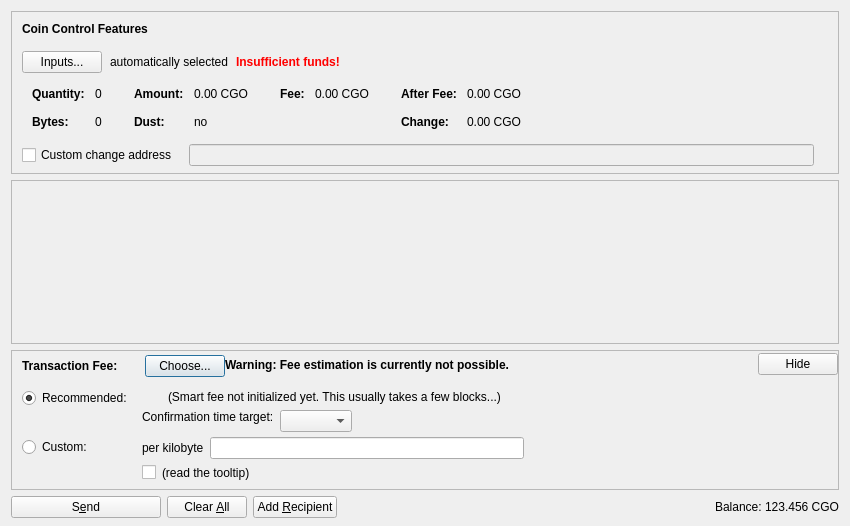
<?xml version="1.0" encoding="UTF-8"?>
<ui version="4.0">
 <class>SendCoinsDialog</class>
 <widget class="QDialog" name="SendCoinsDialog">
  <property name="geometry">
   <rect>
    <x>0</x>
    <y>0</y>
    <width>850</width>
    <height>526</height>
   </rect>
  </property>
  <property name="windowTitle">
   <string>Send Coins</string>
  </property>
  <layout class="QVBoxLayout" name="verticalLayout" stretch="0,1,0,0">
   <property name="bottomMargin">
    <number>8</number>
   </property>
   <item>
    <widget class="QFrame" name="frameCoinControl">
     <property name="sizePolicy">
      <sizepolicy hsizetype="Expanding" vsizetype="Expanding">
       <horstretch>0</horstretch>
       <verstretch>0</verstretch>
      </sizepolicy>
     </property>
     <property name="maximumSize">
      <size>
       <width>16777215</width>
       <height>16777215</height>
      </size>
     </property>
     <property name="frameShape">
      <enum>QFrame::StyledPanel</enum>
     </property>
     <property name="frameShadow">
      <enum>QFrame::Sunken</enum>
     </property>
     <layout class="QVBoxLayout" name="verticalLayoutCoinControl2">
      <property name="spacing">
       <number>0</number>
      </property>
      <property name="leftMargin">
       <number>0</number>
      </property>
      <property name="topMargin">
       <number>0</number>
      </property>
      <property name="rightMargin">
       <number>0</number>
      </property>
      <property name="bottomMargin">
       <number>6</number>
      </property>
      <item>
       <layout class="QVBoxLayout" name="verticalLayoutCoinControl" stretch="0,0,0,0,1">
        <property name="spacing">
         <number>0</number>
        </property>
        <property name="leftMargin">
         <number>10</number>
        </property>
        <property name="topMargin">
         <number>10</number>
        </property>
        <item>
         <layout class="QHBoxLayout" name="horizontalLayoutCoinControl1">
          <property name="bottomMargin">
           <number>15</number>
          </property>
          <item>
           <widget class="QLabel" name="labelCoinControlFeatures">
            <property name="sizePolicy">
             <sizepolicy hsizetype="Preferred" vsizetype="Maximum">
              <horstretch>0</horstretch>
              <verstretch>0</verstretch>
             </sizepolicy>
            </property>
            <property name="font">
             <font>
              <weight>75</weight>
              <bold>true</bold>
             </font>
            </property>
            <property name="styleSheet">
             <string notr="true">font-weight:bold;</string>
            </property>
            <property name="text">
             <string>Coin Control Features</string>
            </property>
           </widget>
          </item>
         </layout>
        </item>
        <item>
         <layout class="QHBoxLayout" name="horizontalLayoutCoinControl2" stretch="0,0,0,0">
          <property name="spacing">
           <number>8</number>
          </property>
          <property name="bottomMargin">
           <number>10</number>
          </property>
          <item>
           <widget class="QPushButton" name="pushButtonCoinControl">
            <property name="styleSheet">
             <string notr="true"/>
            </property>
            <property name="text">
             <string>Inputs...</string>
            </property>
            <property name="autoDefault">
             <bool>false</bool>
            </property>
           </widget>
          </item>
          <item>
           <widget class="QLabel" name="labelCoinControlAutomaticallySelected">
            <property name="text">
             <string>automatically selected</string>
            </property>
            <property name="margin">
             <number>5</number>
            </property>
           </widget>
          </item>
          <item>
           <widget class="QLabel" name="labelCoinControlInsuffFunds">
            <property name="font">
             <font>
              <weight>75</weight>
              <bold>true</bold>
             </font>
            </property>
            <property name="styleSheet">
             <string notr="true">color:red;font-weight:bold;</string>
            </property>
            <property name="text">
             <string>Insufficient funds!</string>
            </property>
            <property name="margin">
             <number>5</number>
            </property>
           </widget>
          </item>
          <item>
           <spacer name="horizontalSpacerCoinControl">
            <property name="orientation">
             <enum>Qt::Horizontal</enum>
            </property>
            <property name="sizeHint" stdset="0">
             <size>
              <width>40</width>
              <height>1</height>
             </size>
            </property>
           </spacer>
          </item>
         </layout>
        </item>
        <item>
         <widget class="QWidget" name="widgetCoinControl" native="true">
          <property name="sizePolicy">
           <sizepolicy hsizetype="Preferred" vsizetype="Preferred">
            <horstretch>0</horstretch>
            <verstretch>0</verstretch>
           </sizepolicy>
          </property>
          <property name="minimumSize">
           <size>
            <width>0</width>
            <height>0</height>
           </size>
          </property>
          <property name="styleSheet">
           <string notr="true"/>
          </property>
          <layout class="QHBoxLayout" name="horizontalLayoutCoinControl5">
           <property name="leftMargin">
            <number>0</number>
           </property>
           <property name="topMargin">
            <number>0</number>
           </property>
           <property name="rightMargin">
            <number>0</number>
           </property>
           <property name="bottomMargin">
            <number>0</number>
           </property>
           <item>
            <layout class="QHBoxLayout" name="horizontalLayoutCoinControl3" stretch="0,0,0,1">
             <property name="spacing">
              <number>20</number>
             </property>
             <property name="topMargin">
              <number>0</number>
             </property>
             <property name="bottomMargin">
              <number>10</number>
             </property>
             <item>
              <layout class="QFormLayout" name="formLayoutCoinControl1">
               <property name="horizontalSpacing">
                <number>10</number>
               </property>
               <property name="verticalSpacing">
                <number>14</number>
               </property>
               <property name="leftMargin">
                <number>10</number>
               </property>
               <property name="topMargin">
                <number>4</number>
               </property>
               <property name="rightMargin">
                <number>6</number>
               </property>
               <item row="0" column="0">
                <widget class="QLabel" name="labelCoinControlQuantityText">
                 <property name="font">
                  <font>
                   <weight>75</weight>
                   <bold>true</bold>
                  </font>
                 </property>
                 <property name="text">
                  <string>Quantity:</string>
                 </property>
                 <property name="margin">
                  <number>0</number>
                 </property>
                </widget>
               </item>
               <item row="0" column="1">
                <widget class="QLabel" name="labelCoinControlQuantity">
                 <property name="cursor">
                  <cursorShape>IBeamCursor</cursorShape>
                 </property>
                 <property name="contextMenuPolicy">
                  <enum>Qt::ActionsContextMenu</enum>
                 </property>
                 <property name="text">
                  <string notr="true">0</string>
                 </property>
                 <property name="margin">
                  <number>0</number>
                 </property>
                 <property name="textInteractionFlags">
                  <set>Qt::LinksAccessibleByMouse|Qt::TextSelectableByKeyboard|Qt::TextSelectableByMouse</set>
                 </property>
                </widget>
               </item>
               <item row="1" column="0">
                <widget class="QLabel" name="labelCoinControlBytesText">
                 <property name="font">
                  <font>
                   <weight>75</weight>
                   <bold>true</bold>
                  </font>
                 </property>
                 <property name="text">
                  <string>Bytes:</string>
                 </property>
                </widget>
               </item>
               <item row="1" column="1">
                <widget class="QLabel" name="labelCoinControlBytes">
                 <property name="cursor">
                  <cursorShape>IBeamCursor</cursorShape>
                 </property>
                 <property name="contextMenuPolicy">
                  <enum>Qt::ActionsContextMenu</enum>
                 </property>
                 <property name="text">
                  <string notr="true">0</string>
                 </property>
                 <property name="textInteractionFlags">
                  <set>Qt::LinksAccessibleByMouse|Qt::TextSelectableByKeyboard|Qt::TextSelectableByMouse</set>
                 </property>
                </widget>
               </item>
              </layout>
             </item>
             <item>
              <layout class="QFormLayout" name="formLayoutCoinControl2">
               <property name="horizontalSpacing">
                <number>10</number>
               </property>
               <property name="verticalSpacing">
                <number>14</number>
               </property>
               <property name="leftMargin">
                <number>6</number>
               </property>
               <property name="topMargin">
                <number>4</number>
               </property>
               <property name="rightMargin">
                <number>6</number>
               </property>
               <item row="0" column="0">
                <widget class="QLabel" name="labelCoinControlAmountText">
                 <property name="font">
                  <font>
                   <weight>75</weight>
                   <bold>true</bold>
                  </font>
                 </property>
                 <property name="text">
                  <string>Amount:</string>
                 </property>
                 <property name="margin">
                  <number>0</number>
                 </property>
                </widget>
               </item>
               <item row="0" column="1">
                <widget class="QLabel" name="labelCoinControlAmount">
                 <property name="cursor">
                  <cursorShape>IBeamCursor</cursorShape>
                 </property>
                 <property name="contextMenuPolicy">
                  <enum>Qt::ActionsContextMenu</enum>
                 </property>
                 <property name="text">
                  <string notr="true">0.00 CGO</string>
                 </property>
                 <property name="textInteractionFlags">
                  <set>Qt::LinksAccessibleByMouse|Qt::TextSelectableByKeyboard|Qt::TextSelectableByMouse</set>
                 </property>
                </widget>
               </item>
               <item row="1" column="0">
                <widget class="QLabel" name="labelCoinControlLowOutputText">
                 <property name="font">
                  <font>
                   <weight>75</weight>
                   <bold>true</bold>
                  </font>
                 </property>
                 <property name="text">
                  <string>Dust:</string>
                 </property>
                </widget>
               </item>
               <item row="1" column="1">
                <widget class="QLabel" name="labelCoinControlLowOutput">
                 <property name="cursor">
                  <cursorShape>IBeamCursor</cursorShape>
                 </property>
                 <property name="contextMenuPolicy">
                  <enum>Qt::ActionsContextMenu</enum>
                 </property>
                 <property name="text">
                  <string notr="true">no</string>
                 </property>
                 <property name="textInteractionFlags">
                  <set>Qt::LinksAccessibleByMouse|Qt::TextSelectableByKeyboard|Qt::TextSelectableByMouse</set>
                 </property>
                </widget>
               </item>
              </layout>
             </item>
             <item>
              <layout class="QFormLayout" name="formLayoutCoinControl3">
               <property name="horizontalSpacing">
                <number>10</number>
               </property>
               <property name="verticalSpacing">
                <number>14</number>
               </property>
               <property name="leftMargin">
                <number>6</number>
               </property>
               <property name="topMargin">
                <number>4</number>
               </property>
               <property name="rightMargin">
                <number>6</number>
               </property>
               <item row="0" column="0">
                <widget class="QLabel" name="labelCoinControlFeeText">
                 <property name="font">
                  <font>
                   <weight>75</weight>
                   <bold>true</bold>
                  </font>
                 </property>
                 <property name="text">
                  <string>Fee:</string>
                 </property>
                 <property name="margin">
                  <number>0</number>
                 </property>
                </widget>
               </item>
               <item row="0" column="1">
                <widget class="QLabel" name="labelCoinControlFee">
                 <property name="cursor">
                  <cursorShape>IBeamCursor</cursorShape>
                 </property>
                 <property name="contextMenuPolicy">
                  <enum>Qt::ActionsContextMenu</enum>
                 </property>
                 <property name="text">
                  <string notr="true">0.00 CGO</string>
                 </property>
                 <property name="textInteractionFlags">
                  <set>Qt::LinksAccessibleByMouse|Qt::TextSelectableByKeyboard|Qt::TextSelectableByMouse</set>
                 </property>
                </widget>
               </item>
              </layout>
             </item>
             <item>
              <layout class="QFormLayout" name="formLayoutCoinControl4">
               <property name="horizontalSpacing">
                <number>10</number>
               </property>
               <property name="verticalSpacing">
                <number>14</number>
               </property>
               <property name="leftMargin">
                <number>6</number>
               </property>
               <property name="topMargin">
                <number>4</number>
               </property>
               <property name="rightMargin">
                <number>6</number>
               </property>
               <item row="0" column="0">
                <widget class="QLabel" name="labelCoinControlAfterFeeText">
                 <property name="font">
                  <font>
                   <weight>75</weight>
                   <bold>true</bold>
                  </font>
                 </property>
                 <property name="text">
                  <string>After Fee:</string>
                 </property>
                 <property name="margin">
                  <number>0</number>
                 </property>
                </widget>
               </item>
               <item row="0" column="1">
                <widget class="QLabel" name="labelCoinControlAfterFee">
                 <property name="cursor">
                  <cursorShape>IBeamCursor</cursorShape>
                 </property>
                 <property name="contextMenuPolicy">
                  <enum>Qt::ActionsContextMenu</enum>
                 </property>
                 <property name="text">
                  <string notr="true">0.00 CGO</string>
                 </property>
                 <property name="textInteractionFlags">
                  <set>Qt::LinksAccessibleByMouse|Qt::TextSelectableByKeyboard|Qt::TextSelectableByMouse</set>
                 </property>
                </widget>
               </item>
               <item row="1" column="0">
                <widget class="QLabel" name="labelCoinControlChangeText">
                 <property name="font">
                  <font>
                   <weight>75</weight>
                   <bold>true</bold>
                  </font>
                 </property>
                 <property name="text">
                  <string>Change:</string>
                 </property>
                </widget>
               </item>
               <item row="1" column="1">
                <widget class="QLabel" name="labelCoinControlChange">
                 <property name="cursor">
                  <cursorShape>IBeamCursor</cursorShape>
                 </property>
                 <property name="contextMenuPolicy">
                  <enum>Qt::ActionsContextMenu</enum>
                 </property>
                 <property name="text">
                  <string notr="true">0.00 CGO</string>
                 </property>
                 <property name="textInteractionFlags">
                  <set>Qt::LinksAccessibleByMouse|Qt::TextSelectableByKeyboard|Qt::TextSelectableByMouse</set>
                 </property>
                </widget>
               </item>
              </layout>
             </item>
            </layout>
           </item>
          </layout>
         </widget>
        </item>
        <item>
         <layout class="QHBoxLayout" name="horizontalLayoutCoinControl4" stretch="0,0,0">
          <property name="spacing">
           <number>12</number>
          </property>
          <property name="sizeConstraint">
           <enum>QLayout::SetDefaultConstraint</enum>
          </property>
          <property name="topMargin">
           <number>5</number>
          </property>
          <property name="rightMargin">
           <number>5</number>
          </property>
          <item>
           <widget class="QCheckBox" name="checkBoxCoinControlChange">
            <property name="toolTip">
             <string>If this is activated, but the change address is empty or invalid, change will be sent to a newly generated address.</string>
            </property>
            <property name="text">
             <string>Custom change address</string>
            </property>
           </widget>
          </item>
          <item>
           <widget class="QValidatedLineEdit" name="lineEditCoinControlChange">
            <property name="enabled">
             <bool>false</bool>
            </property>
            <property name="sizePolicy">
             <sizepolicy hsizetype="Expanding" vsizetype="Fixed">
              <horstretch>0</horstretch>
              <verstretch>0</verstretch>
             </sizepolicy>
            </property>
           </widget>
          </item>
          <item>
           <widget class="QLabel" name="labelCoinControlChangeLabel">
            <property name="sizePolicy">
             <sizepolicy hsizetype="Preferred" vsizetype="Expanding">
              <horstretch>0</horstretch>
              <verstretch>0</verstretch>
             </sizepolicy>
            </property>
            <property name="minimumSize">
             <size>
              <width>0</width>
              <height>0</height>
             </size>
            </property>
            <property name="text">
             <string/>
            </property>
            <property name="margin">
             <number>3</number>
            </property>
           </widget>
          </item>
         </layout>
        </item>
        <item>
         <spacer name="verticalSpacerCoinControl">
          <property name="orientation">
           <enum>Qt::Vertical</enum>
          </property>
          <property name="sizeHint" stdset="0">
           <size>
            <width>800</width>
            <height>1</height>
           </size>
          </property>
         </spacer>
        </item>
       </layout>
      </item>
     </layout>
    </widget>
   </item>
   <item>
    <widget class="QScrollArea" name="scrollArea">
     <property name="widgetResizable">
      <bool>true</bool>
     </property>
     <widget class="QWidget" name="scrollAreaWidgetContents">
      <property name="geometry">
       <rect>
        <x>0</x>
        <y>0</y>
        <width>830</width>
        <height>104</height>
       </rect>
      </property>
      <layout class="QVBoxLayout" name="verticalLayout_2" stretch="0,1">
       <property name="leftMargin">
        <number>0</number>
       </property>
       <property name="topMargin">
        <number>0</number>
       </property>
       <property name="rightMargin">
        <number>0</number>
       </property>
       <property name="bottomMargin">
        <number>0</number>
       </property>
       <item>
        <layout class="QVBoxLayout" name="entries">
         <property name="spacing">
          <number>6</number>
         </property>
        </layout>
       </item>
       <item>
        <spacer name="verticalSpacer">
         <property name="orientation">
          <enum>Qt::Vertical</enum>
         </property>
         <property name="sizeHint" stdset="0">
          <size>
           <width>20</width>
           <height>40</height>
          </size>
         </property>
        </spacer>
       </item>
      </layout>
     </widget>
    </widget>
   </item>
   <item>
    <widget class="QFrame" name="frameFee">
     <property name="sizePolicy">
      <sizepolicy hsizetype="Expanding" vsizetype="Expanding">
       <horstretch>0</horstretch>
       <verstretch>0</verstretch>
      </sizepolicy>
     </property>
     <property name="maximumSize">
      <size>
       <width>16777215</width>
       <height>16777215</height>
      </size>
     </property>
     <property name="frameShape">
      <enum>QFrame::StyledPanel</enum>
     </property>
     <property name="frameShadow">
      <enum>QFrame::Sunken</enum>
     </property>
     <layout class="QVBoxLayout" name="verticalLayoutFee1">
      <property name="spacing">
       <number>0</number>
      </property>
      <property name="leftMargin">
       <number>0</number>
      </property>
      <property name="topMargin">
       <number>0</number>
      </property>
      <property name="rightMargin">
       <number>0</number>
      </property>
      <property name="bottomMargin">
       <number>0</number>
      </property>
      <item>
       <layout class="QVBoxLayout" name="verticalLayoutFee2" stretch="0,0,0">
        <property name="spacing">
         <number>0</number>
        </property>
        <property name="leftMargin">
         <number>10</number>
        </property>
        <property name="topMargin">
         <number>0</number>
        </property>
        <item>
         <layout class="QHBoxLayout" name="horizontalLayoutFee1">
          <property name="bottomMargin">
           <number>0</number>
          </property>
          <item>
           <layout class="QVBoxLayout" name="verticalLayoutFee7">
            <property name="spacing">
             <number>0</number>
            </property>
            <item>
             <spacer name="verticalSpacerSmartFee">
              <property name="orientation">
               <enum>Qt::Vertical</enum>
              </property>
              <property name="sizeType">
               <enum>QSizePolicy::Fixed</enum>
              </property>
              <property name="sizeHint" stdset="0">
               <size>
                <width>1</width>
                <height>4</height>
               </size>
              </property>
             </spacer>
            </item>
            <item>
             <layout class="QHBoxLayout" name="horizontalLayoutSmartFee">
              <property name="spacing">
               <number>10</number>
              </property>
              <item>
               <widget class="QLabel" name="labelFeeHeadline">
                <property name="sizePolicy">
                 <sizepolicy hsizetype="Preferred" vsizetype="Maximum">
                  <horstretch>0</horstretch>
                  <verstretch>0</verstretch>
                 </sizepolicy>
                </property>
                <property name="font">
                 <font>
                  <weight>75</weight>
                  <bold>true</bold>
                 </font>
                </property>
                <property name="styleSheet">
                 <string notr="true">font-weight:bold;</string>
                </property>
                <property name="text">
                 <string>Transaction Fee:</string>
                </property>
               </widget>
              </item>
              <item>
               <widget class="QLabel" name="labelFeeMinimized">
                <property name="text">
                 <string/>
                </property>
               </widget>
              </item>
              <item>
               <widget class="QPushButton" name="buttonChooseFee">
                <property name="text">
                 <string>Choose...</string>
                </property>
               </widget>
              </item>
             </layout>
            </item>
            <item>
             <spacer name="verticalSpacer_5">
              <property name="orientation">
               <enum>Qt::Vertical</enum>
              </property>
              <property name="sizeHint" stdset="0">
               <size>
                <width>1</width>
                <height>1</height>
               </size>
              </property>
             </spacer>
            </item>
           </layout>
          </item>
          <item>
           <widget class="QLabel" name="fallbackFeeWarningLabel">
            <property name="toolTip">
             <string>Using the fallbackfee can result in sending a transaction that will take several hours or days (or never) to confirm. Consider choosing your fee manually or wait until you have validated the complete chain.</string>
            </property>
            <property name="font">
            <font>
                <weight>75</weight>
                <bold>true</bold>
            </font>
            </property>
            <property name="text">
             <string>Warning: Fee estimation is currently not possible.</string>
            </property>
            <property name="wordWrap">
             <bool>false</bool>
            </property>
           </widget>
          </item>
          <item>
           <spacer name="horizontalSpacer_4">
            <property name="orientation">
             <enum>Qt::Horizontal</enum>
            </property>
            <property name="sizeType">
             <enum>QSizePolicy::MinimumExpanding</enum>
            </property>
            <property name="sizeHint" stdset="0">
             <size>
              <width>40</width>
              <height>20</height>
             </size>
            </property>
           </spacer>
          </item>
          <item>
           <widget class="QPushButton" name="buttonMinimizeFee">
            <property name="toolTip">
             <string>collapse fee-settings</string>
            </property>
            <property name="text">
             <string>Hide</string>
            </property>
           </widget>
          </item>
         </layout>
        </item>
        <item>
         <widget class="QFrame" name="frameFeeSelection">
          <layout class="QVBoxLayout" name="verticalLayoutFee12">
           <property name="spacing">
            <number>0</number>
           </property>
           <property name="leftMargin">
            <number>0</number>
           </property>
           <property name="topMargin">
            <number>0</number>
           </property>
           <property name="rightMargin">
            <number>0</number>
           </property>
           <property name="bottomMargin">
            <number>0</number>
           </property>
           <item>
            <layout class="QGridLayout" name="gridLayoutFee">
             <property name="topMargin">
              <number>10</number>
             </property>
             <property name="bottomMargin">
              <number>4</number>
             </property>
             <property name="horizontalSpacing">
              <number>10</number>
             </property>
             <property name="verticalSpacing">
              <number>4</number>
             </property>
             <item row="1" column="1">
              <layout class="QVBoxLayout" name="verticalLayoutFee8">
               <property name="spacing">
                <number>6</number>
               </property>
               <item>
                <layout class="QHBoxLayout" name="horizontalLayoutFee13">
                 <item>
                  <widget class="QLabel" name="labelCustomPerKilobyte">
                   <property name="toolTip">
                    <string>If the custom fee is set to 1000 satoshis and the transaction is only 250 bytes, then &quot;per kilobyte&quot; only pays 250 satoshis in fee, while &quot;total at least&quot; pays 1000 satoshis. For transactions bigger than a kilobyte both pay by kilobyte.</string>
                   </property>
                   <property name="text">
                    <string>per kilobyte</string>
                   </property>
                  </widget>
                 </item>
                 <item>
                  <widget class="BitcoinAmountField" name="customFee"/>
                 </item>
                 <item>
                  <spacer name="horizontalSpacer_6">
                   <property name="orientation">
                    <enum>Qt::Horizontal</enum>
                   </property>
                   <property name="sizeHint" stdset="0">
                    <size>
                     <width>1</width>
                     <height>1</height>
                    </size>
                   </property>
                  </spacer>
                 </item>
                </layout>
               </item>
               <item>
                <layout class="QHBoxLayout" name="horizontalLayoutFee8">
                 <item>
                  <widget class="QCheckBox" name="checkBoxMinimumFee">
                   <property name="toolTip">
                    <string>Paying only the minimum fee is just fine as long as there is less transaction volume than space in the blocks. But be aware that this can end up in a never confirming transaction once there is more demand for cashgoldcoin transactions than the network can process.</string>
                   </property>
                   <property name="text">
                    <string/>
                   </property>
                  </widget>
                 </item>
                 <item>
                  <widget class="QLabel" name="labelMinFeeWarning">
                   <property name="enabled">
                    <bool>true</bool>
                   </property>
                   <property name="toolTip">
                    <string>Paying only the minimum fee is just fine as long as there is less transaction volume than space in the blocks. But be aware that this can end up in a never confirming transaction once there is more demand for cashgoldcoin transactions than the network can process.</string>
                   </property>
                   <property name="text">
                    <string>(read the tooltip)</string>
                   </property>
                   <property name="margin">
                    <number>5</number>
                   </property>
                  </widget>
                 </item>
                 <item>
                  <spacer name="horizontalSpacer_2">
                   <property name="orientation">
                    <enum>Qt::Horizontal</enum>
                   </property>
                   <property name="sizeHint" stdset="0">
                    <size>
                     <width>1</width>
                     <height>1</height>
                    </size>
                   </property>
                  </spacer>
                 </item>
                </layout>
               </item>
              </layout>
             </item>
             <item row="0" column="0">
              <layout class="QVBoxLayout" name="verticalLayoutFee4" stretch="0,1">
               <item>
                <widget class="QRadioButton" name="radioSmartFee">
                 <property name="text">
                  <string>Recommended:</string>
                 </property>
                 <property name="checked">
                  <bool>true</bool>
                 </property>
                 <attribute name="buttonGroup">
                  <string notr="true">groupFee</string>
                 </attribute>
                </widget>
               </item>
               <item>
                <spacer name="verticalSpacer_2">
                 <property name="orientation">
                  <enum>Qt::Vertical</enum>
                 </property>
                 <property name="sizeHint" stdset="0">
                  <size>
                   <width>1</width>
                   <height>1</height>
                  </size>
                 </property>
                </spacer>
               </item>
              </layout>
             </item>
             <item row="1" column="0">
              <layout class="QVBoxLayout" name="verticalLayoutFee9" stretch="0,1">
               <item>
                <widget class="QRadioButton" name="radioCustomFee">
                 <property name="text">
                  <string>Custom:</string>
                 </property>
                 <attribute name="buttonGroup">
                  <string notr="true">groupFee</string>
                 </attribute>
                </widget>
               </item>
               <item>
                <spacer name="verticalSpacer_6">
                 <property name="orientation">
                  <enum>Qt::Vertical</enum>
                 </property>
                 <property name="sizeHint" stdset="0">
                  <size>
                   <width>1</width>
                   <height>1</height>
                  </size>
                 </property>
                </spacer>
               </item>
              </layout>
             </item>
             <item row="0" column="1">
              <layout class="QVBoxLayout" name="verticalLayoutFee3" stretch="0,0,1">
               <property name="spacing">
                <number>6</number>
               </property>
               <property name="topMargin">
                <number>2</number>
               </property>
               <item>
                <layout class="QHBoxLayout" name="horizontalLayoutFee12">
                 <item>
                  <widget class="QLabel" name="labelSmartFee">
                   <property name="text">
                    <string/>
                   </property>
                   <property name="margin">
                    <number>2</number>
                   </property>
                  </widget>
                 </item>
                 <item>
                  <widget class="QLabel" name="labelFeeEstimation">
                   <property name="text">
                    <string/>
                   </property>
                  </widget>
                 </item>
                 <item>
                  <widget class="QLabel" name="labelSmartFee2">
                   <property name="text">
                    <string>(Smart fee not initialized yet. This usually takes a few blocks...)</string>
                   </property>
                   <property name="margin">
                    <number>2</number>
                   </property>
                  </widget>
                 </item>
                 <item>
                  <spacer name="horizontalSpacer_5">
                   <property name="orientation">
                    <enum>Qt::Horizontal</enum>
                   </property>
                   <property name="sizeHint" stdset="0">
                    <size>
                     <width>1</width>
                     <height>1</height>
                    </size>
                   </property>
                  </spacer>
                 </item>
                </layout>
               </item>
               <item>
                <layout class="QHBoxLayout" name="horizontalLayoutFee9">
                 <item>
                  <layout class="QVBoxLayout" name="verticalLayoutFee6">
                   <item>
                    <widget class="QLabel" name="labelSmartFee3">
                     <property name="text">
                      <string>Confirmation time target:</string>
                     </property>
                     <property name="margin">
                      <number>2</number>
                     </property>
                    </widget>
                   </item>
                   <item>
                    <spacer name="verticalSpacer_3">
                     <property name="orientation">
                      <enum>Qt::Vertical</enum>
                     </property>
                     <property name="sizeHint" stdset="0">
                      <size>
                       <width>1</width>
                       <height>1</height>
                      </size>
                     </property>
                    </spacer>
                   </item>
                  </layout>
                 </item>
                 <item>
                  <layout class="QVBoxLayout" name="verticalLayoutFee5">
                   <property name="rightMargin">
                    <number>30</number>
                   </property>
                   <item>
                    <layout class="QHBoxLayout" name="horizontalLayoutConfTarget">
                     <property name="bottomMargin">
                      <number>0</number>
                     </property>
                     <item>
                      <widget class="QComboBox" name="confTargetSelector"/>
                     </item>
                     <item>
                      <spacer name="horizontalSpacerConfTarget">
                       <property name="orientation">
                        <enum>Qt::Horizontal</enum>
                       </property>
                       <property name="sizeHint" stdset="0">
                        <size>
                         <width>40</width>
                         <height>20</height>
                        </size>
                       </property>
                      </spacer>
                     </item>
                    </layout>
                   </item>
                  </layout>
                 </item>
                </layout>
               </item>
               <item>
                <spacer name="verticalSpacer_4">
                 <property name="orientation">
                  <enum>Qt::Vertical</enum>
                 </property>
                 <property name="sizeHint" stdset="0">
                  <size>
                   <width>1</width>
                   <height>1</height>
                  </size>
                 </property>
                </spacer>
               </item>
              </layout>
             </item>
            </layout>
           </item>
          </layout>
         </widget>
        </item>
        <item>
         <spacer name="verticalSpacerFee">
          <property name="orientation">
           <enum>Qt::Vertical</enum>
          </property>
          <property name="sizeHint" stdset="0">
           <size>
            <width>40</width>
            <height>5</height>
           </size>
          </property>
         </spacer>
        </item>
       </layout>
      </item>
     </layout>
    </widget>
   </item>
   <item>
    <layout class="QHBoxLayout" name="horizontalLayout">
     <item>
      <widget class="QPushButton" name="sendButton">
       <property name="minimumSize">
        <size>
         <width>150</width>
         <height>0</height>
        </size>
       </property>
       <property name="toolTip">
        <string>Confirm the send action</string>
       </property>
       <property name="text">
        <string>S&amp;end</string>
       </property>
       <property name="icon">
        <iconset resource="../bitcoin.qrc">
         <normaloff>:/icons/send</normaloff>:/icons/send</iconset>
       </property>
       <property name="autoDefault">
        <bool>false</bool>
       </property>
       <property name="default">
        <bool>false</bool>
       </property>
      </widget>
     </item>
     <item>
      <widget class="QPushButton" name="clearButton">
       <property name="sizePolicy">
        <sizepolicy hsizetype="Minimum" vsizetype="Fixed">
         <horstretch>0</horstretch>
         <verstretch>0</verstretch>
        </sizepolicy>
       </property>
       <property name="toolTip">
        <string>Clear all fields of the form.</string>
       </property>
       <property name="text">
        <string>Clear &amp;All</string>
       </property>
       <property name="icon">
        <iconset resource="../bitcoin.qrc">
         <normaloff>:/icons/remove</normaloff>:/icons/remove</iconset>
       </property>
       <property name="autoDefault">
        <bool>false</bool>
       </property>
      </widget>
     </item>
     <item>
      <widget class="QPushButton" name="addButton">
       <property name="toolTip">
        <string>Send to multiple recipients at once</string>
       </property>
       <property name="text">
        <string>Add &amp;Recipient</string>
       </property>
       <property name="icon">
        <iconset resource="../bitcoin.qrc">
         <normaloff>:/icons/add</normaloff>:/icons/add</iconset>
       </property>
       <property name="autoDefault">
        <bool>false</bool>
       </property>
      </widget>
     </item>
     <item>
      <spacer name="horizontalSpacer">
       <property name="orientation">
        <enum>Qt::Horizontal</enum>
       </property>
       <property name="sizeHint" stdset="0">
        <size>
         <width>40</width>
         <height>20</height>
        </size>
       </property>
      </spacer>
     </item>
     <item>
      <layout class="QHBoxLayout" name="horizontalLayout_2">
       <property name="spacing">
        <number>3</number>
       </property>
       <item>
        <widget class="QLabel" name="label">
         <property name="sizePolicy">
          <sizepolicy hsizetype="Preferred" vsizetype="Fixed">
           <horstretch>0</horstretch>
           <verstretch>0</verstretch>
          </sizepolicy>
         </property>
         <property name="text">
          <string>Balance:</string>
         </property>
        </widget>
       </item>
       <item>
        <widget class="QLabel" name="labelBalance">
         <property name="sizePolicy">
          <sizepolicy hsizetype="Preferred" vsizetype="Fixed">
           <horstretch>0</horstretch>
           <verstretch>0</verstretch>
          </sizepolicy>
         </property>
         <property name="cursor">
          <cursorShape>IBeamCursor</cursorShape>
         </property>
         <property name="text">
          <string notr="true">123.456 CGO</string>
         </property>
         <property name="textInteractionFlags">
          <set>Qt::LinksAccessibleByMouse|Qt::TextSelectableByKeyboard|Qt::TextSelectableByMouse</set>
         </property>
        </widget>
       </item>
      </layout>
     </item>
    </layout>
   </item>
  </layout>
 </widget>
 <customwidgets>
  <customwidget>
   <class>QValidatedLineEdit</class>
   <extends>QLineEdit</extends>
   <header>qvalidatedlineedit.h</header>
  </customwidget>
  <customwidget>
   <class>BitcoinAmountField</class>
   <extends>QLineEdit</extends>
   <header>bitcoinamountfield.h</header>
   <container>1</container>
  </customwidget>
 </customwidgets>
 <resources>
  <include location="../bitcoin.qrc"/>
 </resources>
 <connections/>
 <buttongroups>
  <buttongroup name="groupFee"/>
 </buttongroups>
</ui>
